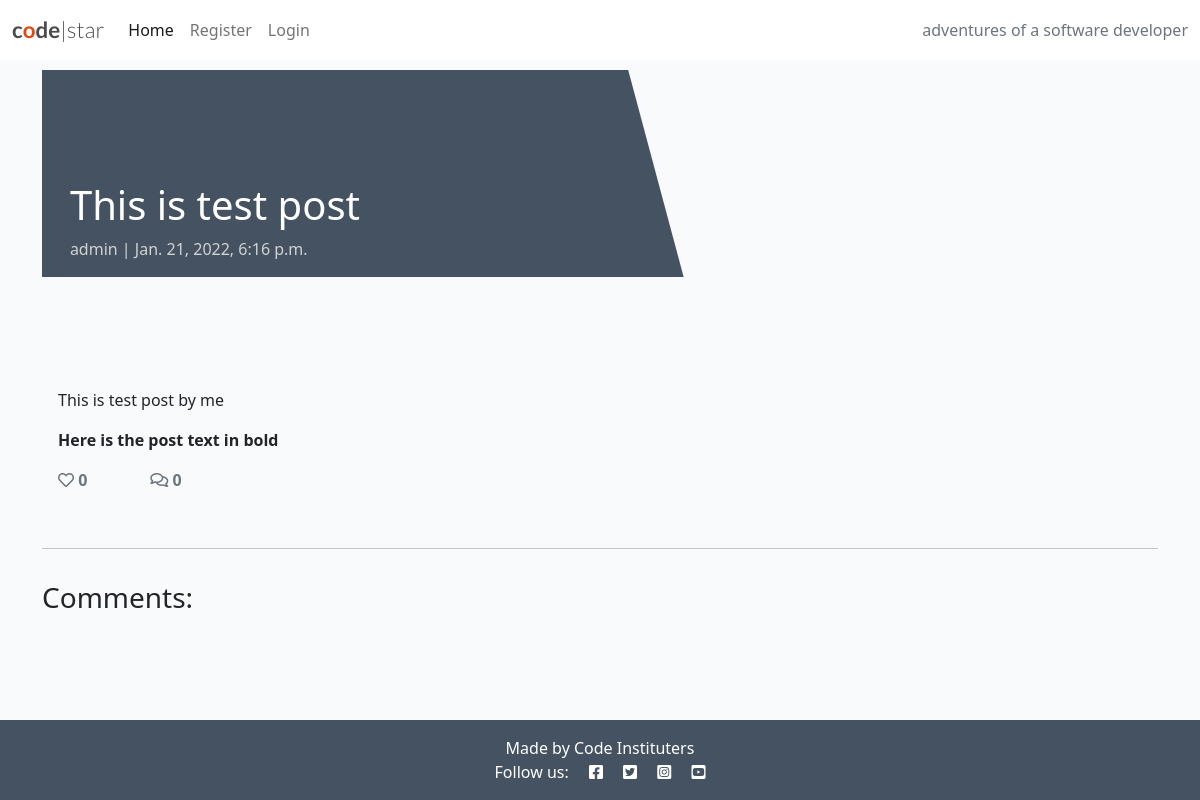
The app's page /test-post/, older data.
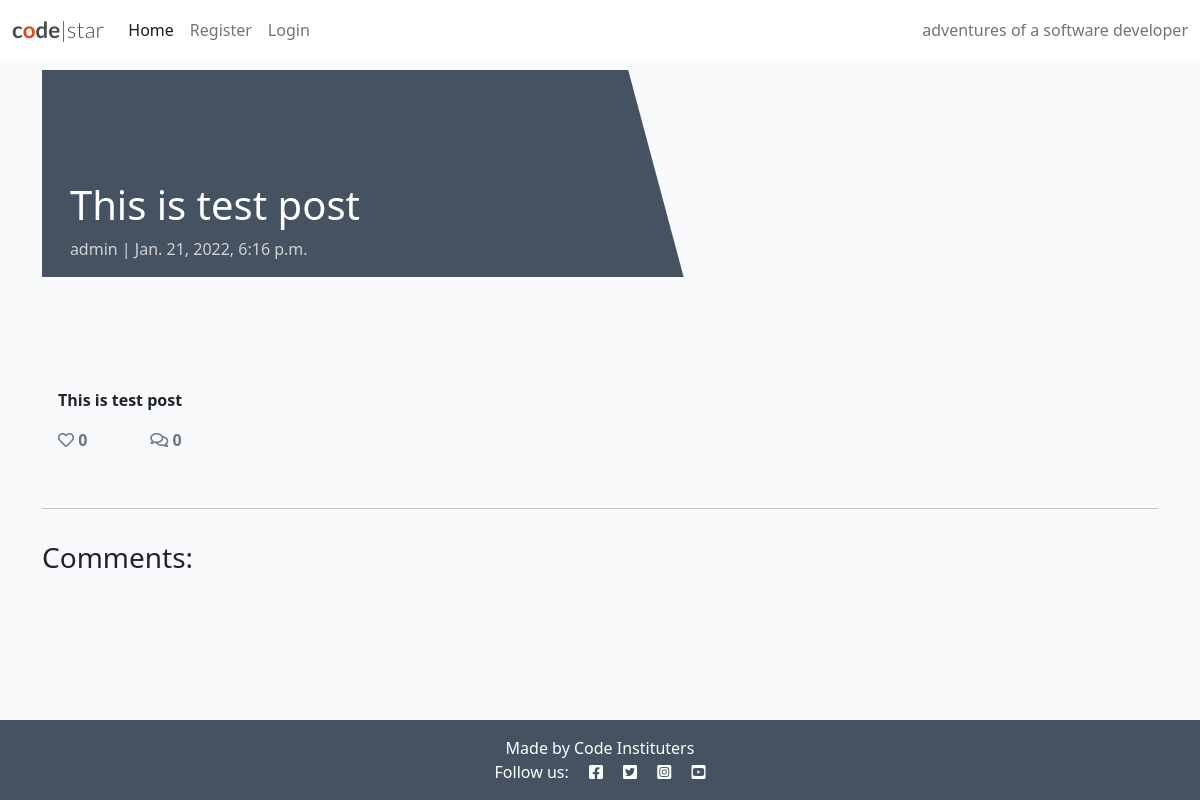
The same page, newer data.
### blog/models.py (models this page shows, shortened)
class Post(models.Model):
    title = models.CharField(max_length=200, unique=True)
    slug = models.SlugField(max_length=200, unique=True)
    author = models.ForeignKey(
        User, on_delete=models.CASCADE, related_name="blog_posts"
    )
    featured_image = CloudinaryField('image', default='placeholder')
    excerpt = models.TextField(blank=True)
    updated_on = models.DateTimeField(auto_now=True)
    content = models.TextField()
    created_on = models.DateTimeField(auto_now_add=True)
    status = models.IntegerField(choices=STATUS, default=0)
    likes = models.ManyToManyField(
        User, related_name='blogpost_like', blank=True)
    class Meta:
        ordering = ["-created_on"]
    def number_of_likes(self):
        return self.likes.count()

### blog/views.py (the view)
# urls.py: path('<slug:slug>/', views.PostDetail.as_view(), name='post_detail'),
class PostDetail(View):
    def get(self, request, slug, *args, **kwargs):
        queryset = Post.objects.filter(status=1)
        post = get_object_or_404(queryset, slug=slug)
        comments = post.comments.filter(approved=True).order_by('created_on')
        liked = False
        if post.likes.filter(id=self.request.user.id).exists():
            liked = True
        return render(
            request, "post_detail.html",
            {
                "post": post,
                "comments": comments,
                "liked": liked
            },
            )

### templates/post_detail.html (shortened to what this page needs)
{% extends 'base.html' %} {% block content %}
<div class="masthead">
    <div class="container">
        <div class="row g-0">
            <div class="col-md-6 masthead-text">
                <h1 class="post-title">{{ post.title }}</h1>
                <p class="post-subtitle">{{ post.author }} | {{ post.created_on }}</p>
            </div>
            <div class="d-none d-md-block col-md-6 masthead-image">
            </div>
        </div>
    </div>
</div>
<div class="container">
    <div class="row">
        <div class="col card mb-4  mt-3 left  top">
            <div class="card-body">
                <p class="card-text ">
                    {{ post.content | safe }}
                </p>
                <div class="row">
                    <div class="col-1">
                        <strong class="text-secondary"><i class="far fa-heart"></i> {{ post.number_of_likes }} </strong>
                    </div>
                    <div class="col-1">
                        {% with comments.count as total_comments %}
                        <strong class="text-secondary"><i class="far fa-comments"></i>
                            {{ total_comments }}</strong>
                        {% endwith %}
                    </div>
                </div>
            </div>
        </div>
    </div>
    <div class="row">
        <div class="col">
            <hr>
        </div>
    </div>
    <div class="row">
        <div class="col-md-8 card mb-4  mt-3 ">
            <h3>Comments:</h3>
            <div class="card-body">
            </div>
        </div>
        <div class="col-md-4 card mb-4  mt-3 ">
            <div class="card-body">
            </div>
        </div>
    </div>
</div>
{% endblock content %}

Row changes from the older to the newer data that the page shows:
changed Post "This is test post": content "This is test post by me Here is the post text in bold" → "This is test post"
